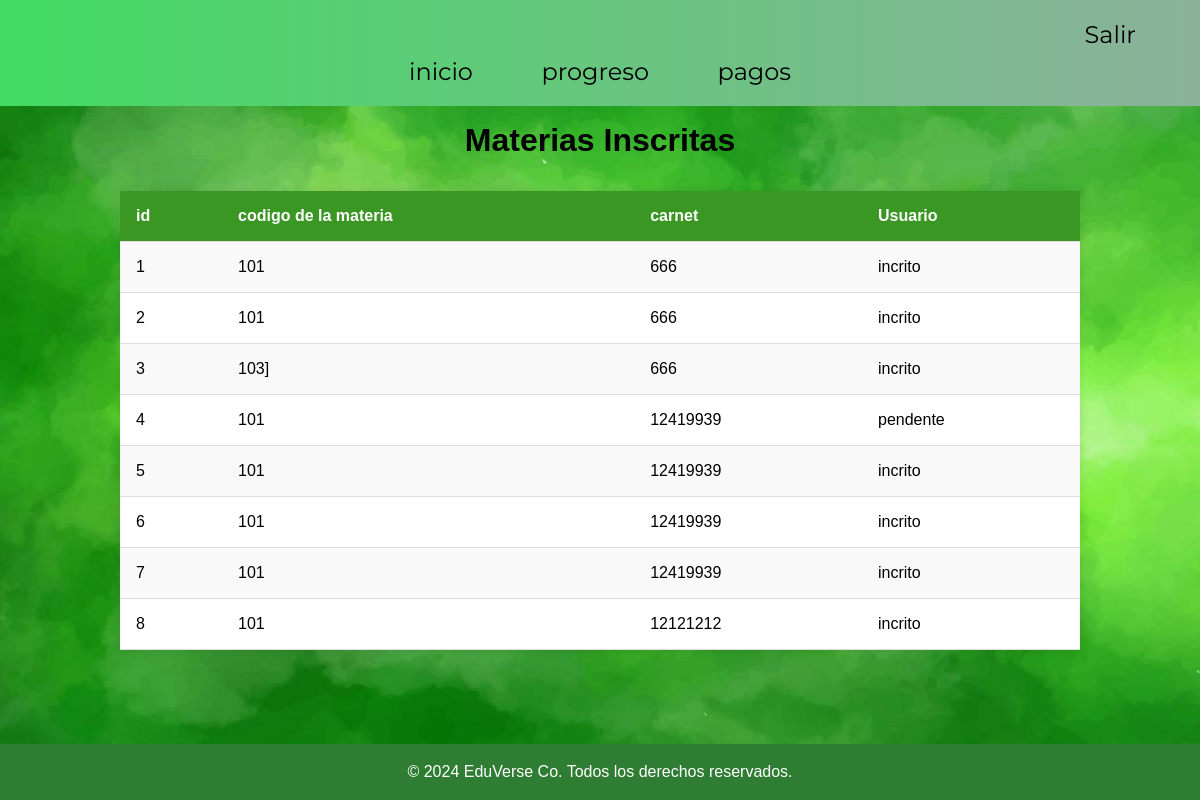
The page /prog (signed in) on the database as committed earlier.
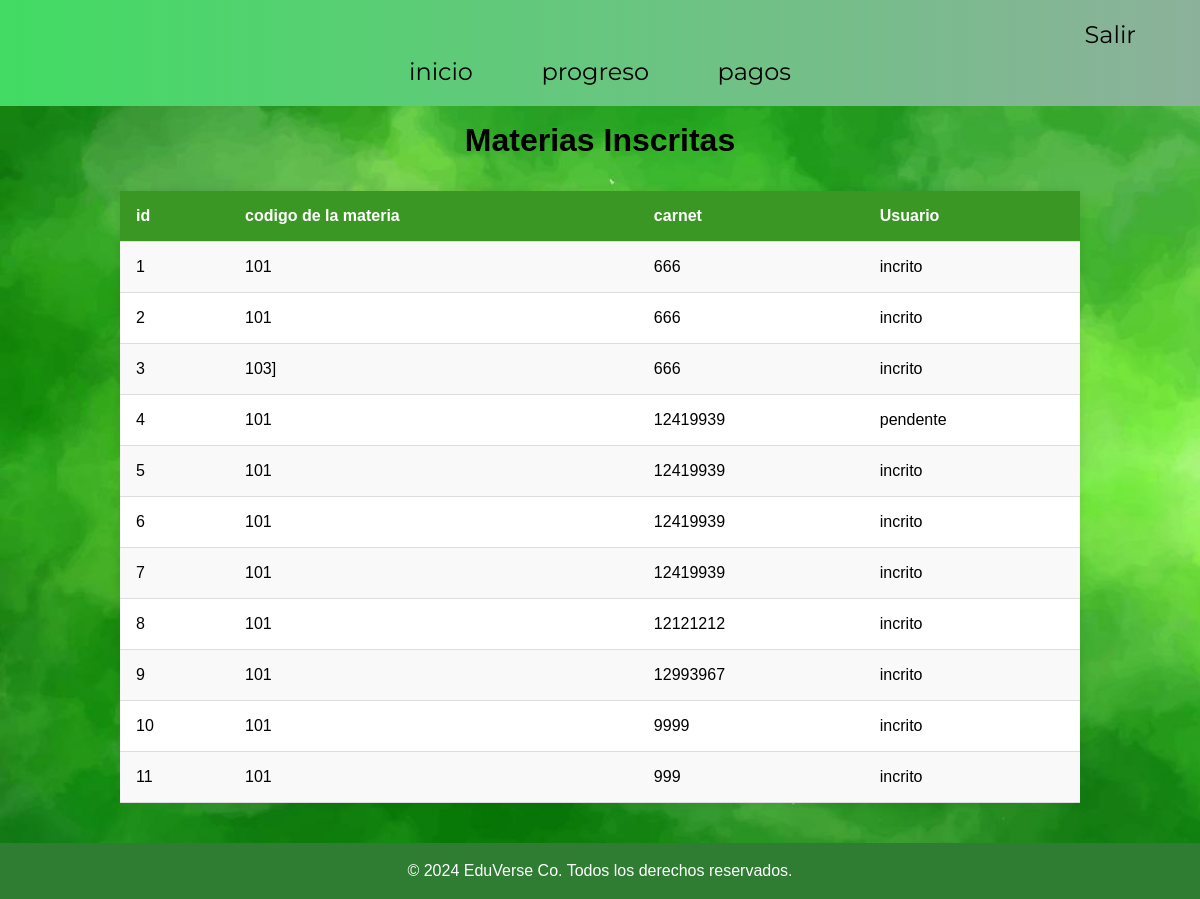
The same page on the database as committed later.
### tables this page shows
CREATE TABLE recorrido(
            id INTEGER PRIMARY KEY,
            curso INTERGET NOT NULL,
            carnet_es INTEGER NOT NULL,
            detalle TEXT NOT NULL,
            FOREIGN KEY(curso) REFERENCES curso(codigo),
            FOREIGN KEY(carnet_es) REFERENCES usuarios(carnet)
        );

### app.py (the view)
@app.route("/prog")
@login_required
def prog():
    da=obtener_prog()
    return render_template('progreso.html',daprog=da)

### app.py (called while the page is built)
def login_required(f):
    @wraps(f)
    def decorated_function(*args, **kwargs):
        if 'user_id' not in session:
            return redirect("/login")
        return f(*args, **kwargs)
    return decorated_function

def obtener_prog():
    conn = sqlite3.connect('kronos.db')
    cursor = conn.cursor()
    cursor.execute('SELECT id, curso, carnet_es, detalle FROM recorrido')
    datos = cursor.fetchall()
    conn.close()
    return datos

### templates/progreso.html (shortened to what this page needs)
{% extends "base.html" %}
{% block content %}
<body>
    <h1>  Materias Inscritas </h1>
    <table class="table-container">
        <tr>
            <th>id</th>
            <th>codigo de la materia</th>
            <th>carnet</th>
            <th>Usuario</th>
        </tr>
        {% for usuario in daprog %}
        <tr>
            <td>{{ usuario[0] }}</td>
            <td>{{ usuario[1] }}</td>
            <td>{{ usuario[2] }}</td>
            <td>{{ usuario[3] }}</td>
            </tr>
        {% endfor %}
    </table>
</body>
{% endblock %}

Rows that differ between the two databases and show on the page:
added recorrido: id "9", curso "101", carnet_es "12993967", detalle "incrito"
added recorrido: id "10", curso "101", carnet_es "9999", detalle "incrito"
added recorrido: id "11", curso "101", carnet_es "999", detalle "incrito"
